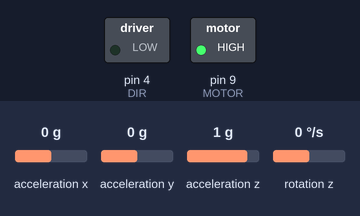
The sketch below on a simulated Arduino Uno, built with avr-gcc and run on an emulated ATmega328P. On the bench: switched loads named in the sketch (green lamp = pin HIGH). Wiring (inferred from the names in the program): MPU-6050 motion sensor at I2C address 0x68. The test bench sets the inputs (shaded band); at power-on: acceleration y 0 g, acceleration x 0 g, acceleration z 1 g, rotation z 0 °/s.

Above: at 9.0 s.
9.1 s: acceleration y set to -0.2 g
At 9.7 s:
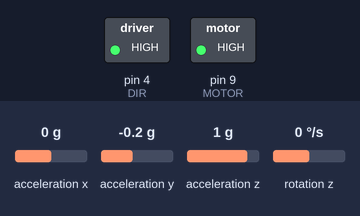
12.2 s: acceleration y set to 0 g
At 13.9 s:
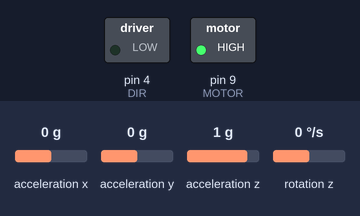
14.2 s: acceleration y set to -0.8 g
At 15.0 s:
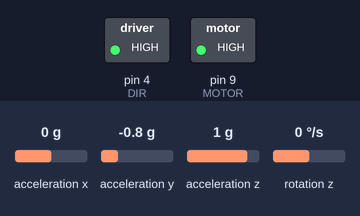
Timing chart, 0 to 17.0 s (numbered marks = the images above; inputs shaded):
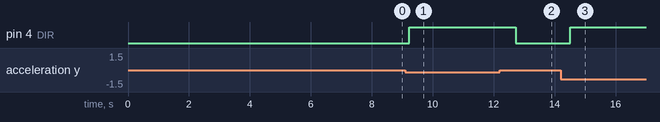

Measured:
- the behaviour switches between 0 and -0.1 g on acceleration y (found by bisection; images 0 and 1)
- after the input at 9.1 s, pin 4 (DIR): LOW → HIGH after 0.12 s
- after the input at 12.2 s, pin 4 (DIR): HIGH → LOW after 0.53 s
- after the input at 14.2 s, pin 4 (DIR): LOW → HIGH after 0.32 s

The sketch:

code.ino
```cpp
/*
Author: Nikodem Bartnik
website: https://indystry.cc, https://nikodembartnik.pl
email: nikodem@indystry.cc
inspired by: https://github.com/remrc/One-Axis-Reaction-Wheel-Stick
*/

#include <Wire.h>

#define MPU6050 0x68         // Device address
#define accSens 0             // 0 = 2g, 1 = 4g, 2 = 8g, 3 = 16g
#define gyroSens 1            // 0 = 250rad/s, 1 = 500rad/s, 2 1000rad/s, 3 = 2000rad/s
#define Gyro_amount 0.996     // percent of gyro in complementary filter
#define MOTOR 9
#define DIR 4

// float Kp = 75;
// float Ki = 2;
// float Kd = 3;

float Kp = 100;
float Ki = 4.8;
float Kd = 9.7;
float loop_time = 10;

//IMU offset values
int16_t  AcX_offset = -750;
int16_t  AcY_offset = 360;
int16_t  AcZ_offset = 0;
int16_t  GyZ_offset = 0;
int32_t  GyZ_offset_sum = 0;
int16_t AcX, AcY, AcZ, GyZ, gyroZ;

float target_angle = 0;
float current_angle;
float acc_angle;
bool vertical = false;
float errorSum = 0;
float lastError = 0;
long current_time, previous_time = 0;
uint8_t i2cData[14];

void setup() {
  delay(1000);
  angle_setup();
  Serial.begin(9600);

  pinMode(MOTOR, OUTPUT);
  pinMode(DIR, OUTPUT);
  analogWrite(MOTOR, 255);
}

void loop() {
  current_time = millis();
  checkBluetooth();
  if (current_time - previous_time >= loop_time) {
    angle_calc();
    if (vertical) {
      float error = current_angle - target_angle;
      errorSum += error;
      errorSum = constrain(errorSum, -80, 80);
      float derivative = (error - lastError) / (loop_time/1000);
      int motor_pwm = constrain(Kp * error + Ki * errorSum + Kd * derivative, -255, 255);

      if (motor_pwm > 0) {
        digitalWrite(DIR, LOW);
      } else {
        digitalWrite(DIR, HIGH);
      }
      analogWrite(MOTOR, 1-abs(motor_pwm));

      // if (current_angle > 0) {
      //   target_angle -= 0.003;
      // } else {
      //   target_angle += 0.00;
      // }
      // target_angle = constrain(target_angle, -1, 1);

      lastError = error;
      previous_time = current_time;
    } else {
      target_angle = 0;
      analogWrite(MOTOR, 255);
      errorSum = 0;
    }
  }
}

void writeTo(byte device, byte address, byte value) {
  Wire.beginTransmission(device);
  Wire.write(address);
  Wire.write(value);
  Wire.endTransmission(true);
}

void angle_setup() {
  Wire.begin();
  delay(100);
  writeTo(MPU6050, 0x6B, 0);
  writeTo(MPU6050, 0x1C, accSens << 3); // Specifying output scaling of accelerometer
  writeTo(MPU6050, 0x1B, gyroSens << 3); // Specifying output scaling of gyroscope
  delay(100);

  for (int i = 0; i < 1024; i++) {
    angle_calc();
    GyZ_offset_sum += GyZ;
    delay(5);
  }
  GyZ_offset = GyZ_offset_sum >> 10;
}

void angle_calc() {
  Wire.beginTransmission(MPU6050);
  Wire.write(0x3B);
  Wire.endTransmission(false);
  Wire.requestFrom(MPU6050, 4, true);
  AcX = Wire.read() << 8 | Wire.read();
  AcY = Wire.read() << 8 | Wire.read();

  Wire.beginTransmission(MPU6050);
  Wire.write(0x47);
  Wire.endTransmission(false);
  Wire.requestFrom(MPU6050, 2, true);
  GyZ = Wire.read() << 8 | Wire.read();

  AcX += AcX_offset;
  AcY += AcY_offset;
  AcZ += AcZ_offset;
  GyZ -= GyZ_offset;

  current_angle += GyZ * loop_time / 1000 / 65.536;
  acc_angle = atan2(AcY, -AcX) * 57.2958;
  current_angle = current_angle * Gyro_amount + acc_angle * (1.0 - Gyro_amount);

  if (abs(current_angle) > 12) vertical = false;
  if (abs(current_angle) < 0.3) vertical = true;
}

void checkBluetooth(){
while (Serial.available()) {
    int data = Serial.read();
    if (data == 70) {
      //Forward
      Kp += 1;
    }else if(data == 66) {
      //Backward
      Kp -= 1;
    }else if(data == 76){
      Ki -= 0.1;
    }else if(data == 82){
      Ki += 0.1;
    }else if(data == 88){
      Kd += 0.1;
    }else if(data == 89){
      Kd -= 0.1;
    }

    Serial.print("KP: ");
    Serial.print(Kp);
    Serial.print(" KI: ");
    Serial.print(Ki);
    Serial.print(" KD: ");
    Serial.println(Kd);
}
}
```
